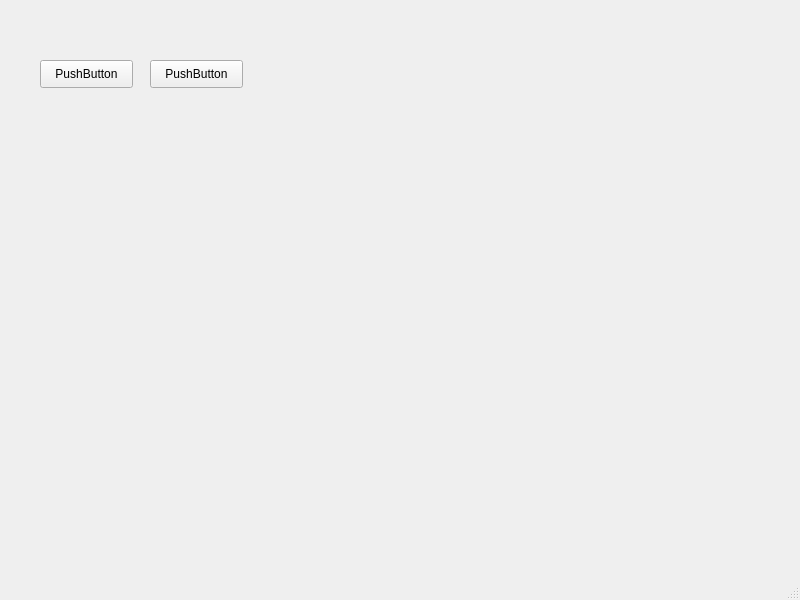
<?xml version="1.0" encoding="UTF-8"?>
<ui version="4.0">
 <class>MainWindow</class>
 <widget class="QMainWindow" name="MainWindow">
  <property name="geometry">
   <rect>
    <x>0</x>
    <y>0</y>
    <width>800</width>
    <height>600</height>
   </rect>
  </property>
  <property name="windowTitle">
   <string>MainWindow</string>
  </property>
  <widget class="QWidget" name="centralwidget">
   <widget class="QPushButton" name="pushButton">
    <property name="geometry">
     <rect>
      <x>40</x>
      <y>60</y>
      <width>93</width>
      <height>28</height>
     </rect>
    </property>
    <property name="text">
     <string>PushButton</string>
    </property>
   </widget>
   <widget class="QPushButton" name="pushButton_2">
    <property name="geometry">
     <rect>
      <x>150</x>
      <y>60</y>
      <width>93</width>
      <height>28</height>
     </rect>
    </property>
    <property name="text">
     <string>PushButton</string>
    </property>
   </widget>
  </widget>
  <widget class="QMenuBar" name="menubar">
   <property name="geometry">
    <rect>
     <x>0</x>
     <y>0</y>
     <width>800</width>
     <height>26</height>
    </rect>
   </property>
  </widget>
  <widget class="QStatusBar" name="statusbar"/>
 </widget>
 <resources/>
 <connections/>
</ui>
